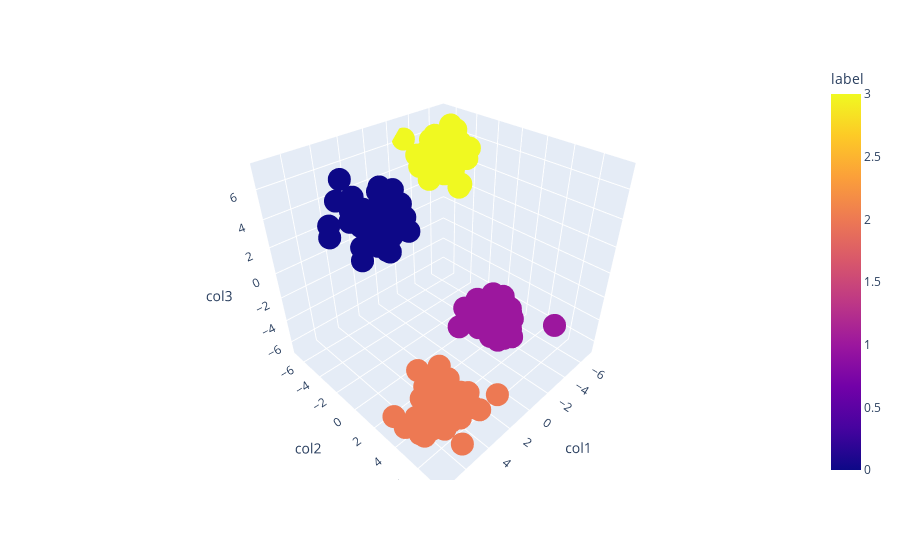

Notebook cell for this chart:
### Code cell
fig = px.scatter_3d(df , x = 'col1' , y ='col2' , z='col3' , color='label')
fig.show()

### Figure 1 — Plotly figure (JSON) as saved in the notebook; plotly's stock layout.template omitted (floating-point values rounded to 4 significant figures; data arrays with more than 128 entries replaced by an {"elided": "..."} marker saying what was removed)
{"data": [{"hovertemplate": "col1=%{x}<br>col2=%{y}<br>col3=%{z}<br>label=%{marker.color}<extra></extra>", "legendgroup": "", "marker": {"color": {"elided": "200 int values"}, "coloraxis": "coloraxis", "symbol": "circle"}, "mode": "markers", "name": "", "scene": "scene", "showlegend": false, "type": "scatter3d", "x": {"elided": "200 float values"}, "y": {"elided": "200 float values"}, "z": {"elided": "200 float values"}}], "layout": {"coloraxis": {"colorbar": {"title": {"text": "label"}}, "colorscale": [[0, "#0d0887"], [0.1111, "#46039f"], [0.2222, "#7201a8"], [0.3333, "#9c179e"], [0.4444, "#bd3786"], [0.5556, "#d8576b"], [0.6667, "#ed7953"], [0.7778, "#fb9f3a"], [0.8889, "#fdca26"], [1, "#f0f921"]]}, "legend": {"tracegroupgap": 0}, "margin": {"t": 60}, "scene": {"domain": {"x": [0, 1], "y": [0, 1]}, "xaxis": {"title": {"text": "col1"}}, "yaxis": {"title": {"text": "col2"}}, "zaxis": {"title": {"text": "col3"}}}}}
